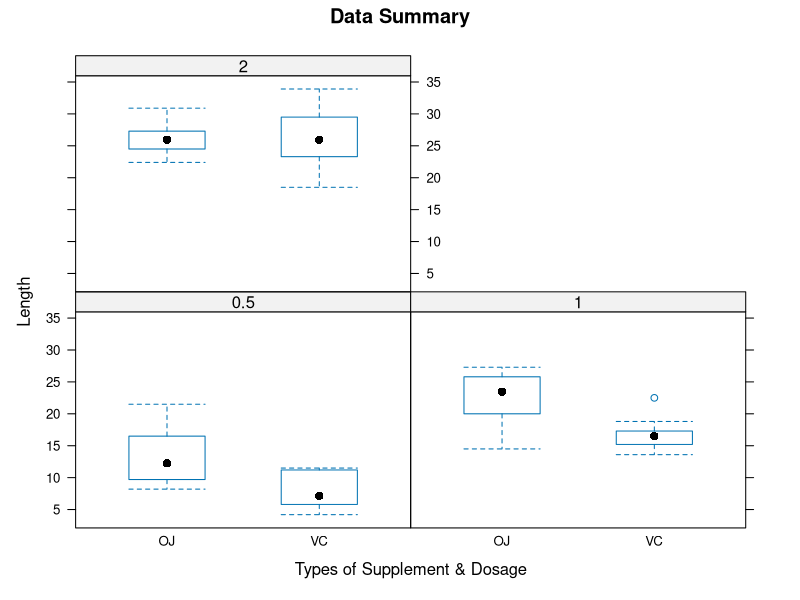

The R script that drew this image: (Note: this script raises an error after producing the figure.)
## ---- chunk 1
library(datasets)
str(ToothGrowth)
## ---- chunk 2
ToothGrowth$dose <- as.factor(ToothGrowth$dose)
summary(ToothGrowth)
## ---- chunk 3
library(lattice)
bwplot(len ~ supp | dose, data = ToothGrowth, ylab = "Length", xlab = "Types of Supplement & Dosage", main = "Data Summary")
## ---- chunk 4
t.test(len ~ supp, data = ToothGrowth, paired = FALSE, var.equal = FALSE)
## ---- chunk 5
suppressMessages(library(dplyr))
TG1 <- filter(ToothGrowth, dose == 0.5 | dose == 1)
t.test(len ~ dose, data = TG1, paired = FALSE, var.equal = FALSE, alternative = "less")
## ---- chunk 6
TG2 <- filter(ToothGrowth, dose == 1 | dose == 2)
t.test(len ~ dose, data = TG2, paired = FALSE, var.equal = FALSE, alternative = "less")
## ---- chunk 7
library(datasets)
str(ToothGrowth)
## ---- chunk 8
ToothGrowth$dose <- as.factor(ToothGrowth$dose)
summary(ToothGrowth)
## ---- chunk 9
library(lattice)
bwplot(len ~ supp | dose, data = ToothGrowth, ylab = "Length",
       xlab = "Types of Supplement & Dosage", main = "Data Summary")
## ---- chunk 10
t.test(len ~ supp, data = ToothGrowth, paired = FALSE, var.equal = FALSE)
## ---- chunk 11
suppressMessages(library(dplyr))
TG1 <- filter(ToothGrowth, dose == 0.5 | dose == 1)
t.test(len ~ dose, data = TG1, paired = FALSE, var.equal = FALSE, alternative = "less")
## ---- chunk 12
TG2 <- filter(ToothGrowth, dose == 1 | dose == 2)
t.test(len ~ dose, data = TG2, paired = FALSE, var.equal = FALSE, alternative = "less")
